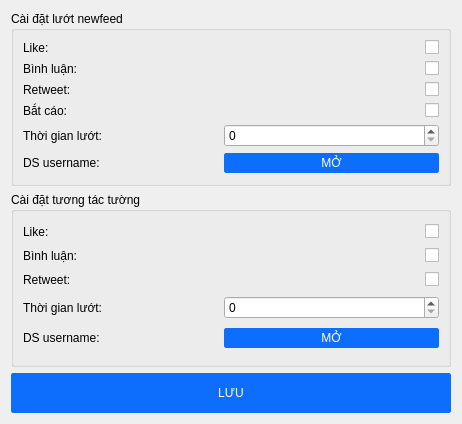
<?xml version="1.0" encoding="UTF-8"?>
<ui version="4.0">
 <class>SettingDialog</class>
 <widget class="QDialog" name="SettingDialog">
  <property name="geometry">
   <rect>
    <x>0</x>
    <y>0</y>
    <width>462</width>
    <height>424</height>
   </rect>
  </property>
  <property name="windowTitle">
   <string>Dialog</string>
  </property>
  <layout class="QVBoxLayout" name="verticalLayout">
   <item>
    <widget class="QGroupBox" name="groupBox">
     <property name="title">
      <string>Cài đặt lướt newfeed</string>
     </property>
     <layout class="QGridLayout" name="gridLayout">
      <item row="1" column="2">
       <widget class="QCheckBox" name="cb_is_comment_new_feed">
        <property name="text">
         <string/>
        </property>
       </widget>
      </item>
      <item row="2" column="2">
       <widget class="QCheckBox" name="cb_is_retweet_new_feed">
        <property name="text">
         <string/>
        </property>
       </widget>
      </item>
      <item row="0" column="0" colspan="2">
       <widget class="QLabel" name="label_15">
        <property name="text">
         <string>Like:</string>
        </property>
       </widget>
      </item>
      <item row="5" column="1" colspan="2">
       <widget class="QPushButton" name="btn_open_list_username_new_feed">
        <property name="enabled">
         <bool>true</bool>
        </property>
        <property name="minimumSize">
         <size>
          <width>0</width>
          <height>20</height>
         </size>
        </property>
        <property name="cursor">
         <cursorShape>PointingHandCursor</cursorShape>
        </property>
        <property name="styleSheet">
         <string notr="true">QPushButton {
	color: #fff;
	background-color: #0d6efd;
	border: 1px solid #0d6efd;
	border-radius: 2px;
	cursor: pointer;
}
QPushButton:hover{
	background-color: #0b5ed7;
	border: 1px solid #0b5ed7;
}

QPushButton:pressed {	
	padding-left: 2px;
	padding-top: 2px;
}

QPushButton:disabled{
	background-color: rgb(12, 101, 227);
}
</string>
        </property>
        <property name="text">
         <string>MỞ</string>
        </property>
       </widget>
      </item>
      <item row="2" column="0" colspan="2">
       <widget class="QLabel" name="label_10">
        <property name="text">
         <string>Retweet:</string>
        </property>
       </widget>
      </item>
      <item row="4" column="0">
       <widget class="QLabel" name="label_18">
        <property name="text">
         <string>Thời gian lướt:</string>
        </property>
       </widget>
      </item>
      <item row="3" column="0">
       <widget class="QLabel" name="label_23">
        <property name="text">
         <string>Bắt cáo: </string>
        </property>
       </widget>
      </item>
      <item row="1" column="0" colspan="2">
       <widget class="QLabel" name="label_19">
        <property name="text">
         <string>Bình luận:</string>
        </property>
       </widget>
      </item>
      <item row="4" column="1" colspan="2">
       <widget class="QSpinBox" name="num_time_swipe_new_feed">
        <property name="maximum">
         <number>999999999</number>
        </property>
       </widget>
      </item>
      <item row="0" column="2">
       <widget class="QCheckBox" name="cb_is_like_new_feed">
        <property name="sizePolicy">
         <sizepolicy hsizetype="Fixed" vsizetype="Fixed">
          <horstretch>0</horstretch>
          <verstretch>0</verstretch>
         </sizepolicy>
        </property>
        <property name="text">
         <string/>
        </property>
       </widget>
      </item>
      <item row="3" column="2">
       <widget class="QCheckBox" name="cb_is_click_ads_new_feed">
        <property name="text">
         <string/>
        </property>
       </widget>
      </item>
      <item row="5" column="0">
       <widget class="QLabel" name="label_22">
        <property name="text">
         <string>DS username:</string>
        </property>
       </widget>
      </item>
     </layout>
    </widget>
   </item>
   <item>
    <widget class="QGroupBox" name="groupBox_2">
     <property name="title">
      <string>Cài đặt tương tác tường</string>
     </property>
     <layout class="QGridLayout" name="gridLayout_2">
      <item row="2" column="2">
       <widget class="QCheckBox" name="cb_is_retweet_wall">
        <property name="text">
         <string/>
        </property>
       </widget>
      </item>
      <item row="3" column="1" colspan="2">
       <widget class="QSpinBox" name="num_time_swipe_wall">
        <property name="maximum">
         <number>999999999</number>
        </property>
       </widget>
      </item>
      <item row="0" column="0" colspan="2">
       <widget class="QLabel" name="label_16">
        <property name="text">
         <string>Like:</string>
        </property>
       </widget>
      </item>
      <item row="1" column="0" colspan="2">
       <widget class="QLabel" name="label_20">
        <property name="text">
         <string>Bình luận:</string>
        </property>
       </widget>
      </item>
      <item row="2" column="0" colspan="2">
       <widget class="QLabel" name="label_11">
        <property name="text">
         <string>Retweet:</string>
        </property>
       </widget>
      </item>
      <item row="1" column="2">
       <widget class="QCheckBox" name="cb_is_comment_wall">
        <property name="text">
         <string/>
        </property>
       </widget>
      </item>
      <item row="0" column="2">
       <widget class="QCheckBox" name="cb_is_like_wall">
        <property name="sizePolicy">
         <sizepolicy hsizetype="Fixed" vsizetype="Fixed">
          <horstretch>0</horstretch>
          <verstretch>0</verstretch>
         </sizepolicy>
        </property>
        <property name="text">
         <string/>
        </property>
       </widget>
      </item>
      <item row="3" column="0">
       <widget class="QLabel" name="label_21">
        <property name="text">
         <string>Thời gian lướt:</string>
        </property>
       </widget>
      </item>
      <item row="4" column="0">
       <widget class="QLabel" name="label_17">
        <property name="text">
         <string>DS username:</string>
        </property>
       </widget>
      </item>
      <item row="4" column="1" colspan="2">
       <widget class="QPushButton" name="btn_open_list_username_wall">
        <property name="enabled">
         <bool>true</bool>
        </property>
        <property name="minimumSize">
         <size>
          <width>0</width>
          <height>20</height>
         </size>
        </property>
        <property name="cursor">
         <cursorShape>PointingHandCursor</cursorShape>
        </property>
        <property name="styleSheet">
         <string notr="true">QPushButton {
	color: #fff;
	background-color: #0d6efd;
	border: 1px solid #0d6efd;
	border-radius: 2px;
	cursor: pointer;
}
QPushButton:hover{
	background-color: #0b5ed7;
	border: 1px solid #0b5ed7;
}

QPushButton:pressed {	
	padding-left: 2px;
	padding-top: 2px;
}

QPushButton:disabled{
	background-color: rgb(12, 101, 227);
}
</string>
        </property>
        <property name="text">
         <string>MỞ</string>
        </property>
       </widget>
      </item>
     </layout>
    </widget>
   </item>
   <item>
    <layout class="QHBoxLayout" name="horizontalLayout">
     <property name="spacing">
      <number>12</number>
     </property>
     <property name="topMargin">
      <number>0</number>
     </property>
     <property name="bottomMargin">
      <number>0</number>
     </property>
     <item>
      <widget class="QPushButton" name="btn_save">
       <property name="enabled">
        <bool>true</bool>
       </property>
       <property name="minimumSize">
        <size>
         <width>0</width>
         <height>40</height>
        </size>
       </property>
       <property name="cursor">
        <cursorShape>PointingHandCursor</cursorShape>
       </property>
       <property name="styleSheet">
        <string notr="true">QPushButton {
	color: #fff;
	background-color: #0d6efd;
	border: 1px solid #0d6efd;
	border-radius: 2px;
	cursor: pointer;
}
QPushButton:hover{
	background-color: #0b5ed7;
	border: 1px solid #0b5ed7;
}

QPushButton:pressed {	
	padding-left: 2px;
	padding-top: 2px;
}

QPushButton:disabled{
	background-color: rgb(12, 101, 227);
}
</string>
       </property>
       <property name="text">
        <string>LƯU</string>
       </property>
      </widget>
     </item>
    </layout>
   </item>
  </layout>
 </widget>
 <resources/>
 <connections/>
</ui>
